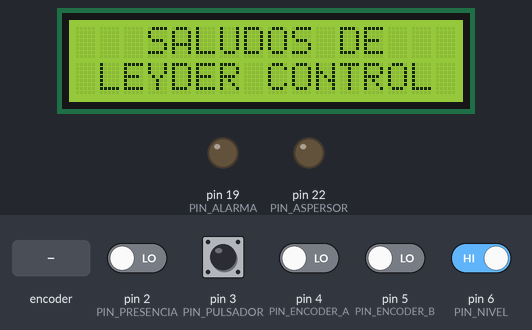
The sketch below on a simulated Arduino Mega 2560, built with avr-gcc and run on an emulated ATmega2560. Parts: 16×2 character LCD, output pins drawn as LEDs (lit = HIGH). Inputs (shaded band) come from the test bench; at power-on: pin 3 (PIN_PULSADOR), pin 6 (PIN_NIVEL) HIGH, pin 2 (PIN_PRESENCIA), pin 4 (PIN_ENCODER_A), pin 5 (PIN_ENCODER_B) LOW. What the sketch prints to the serial monitor is not drawn.

Above: at 1.2 s.
1.3 s: pin 6 (PIN_NIVEL) driven LOW
At 3.8 s:
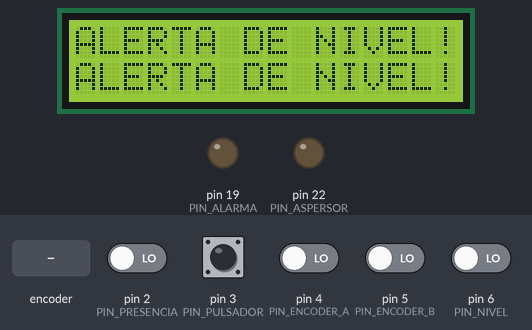
4.2 s: pin 6 (PIN_NIVEL) driven HIGH
At 7.0 s:
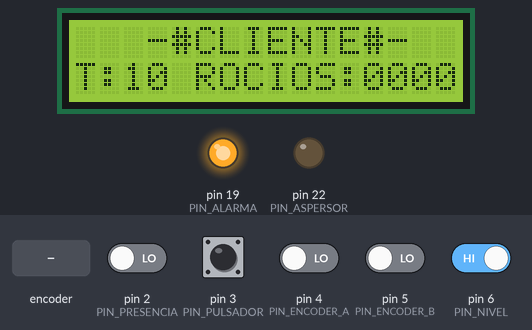
7.2 s: pin 3 (PIN_PULSADOR) pulled LOW for 1 s
At 9.5 s:
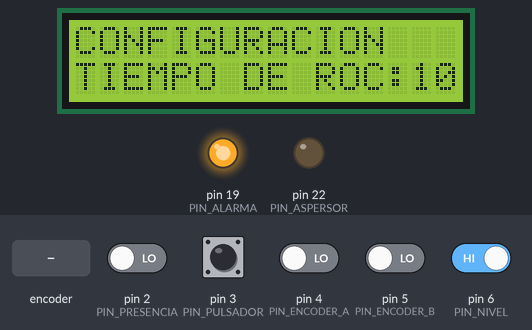
9.9 s: rotary encoder on pin 2 (PIN_PRESENCIA) / pin 5 (PIN_ENCODER_B) turned 1 step (first pin leading)
At 10.7 s:
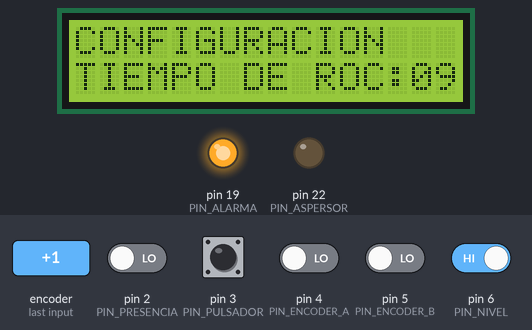
11.6 s: pin 4 (PIN_ENCODER_A) driven HIGH
13.1 s: pin 3 (PIN_PULSADOR) pulled LOW for 1 s
At 23.9 s:
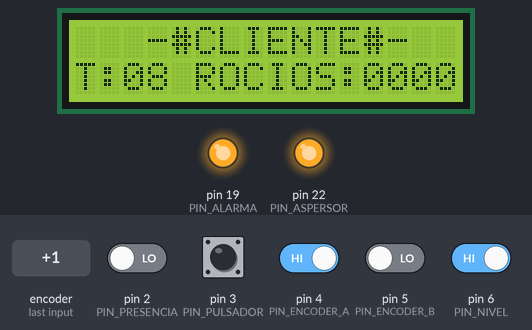
Timing chart, 0 to 24.2 s (numbered marks = the images above; inputs shaded):
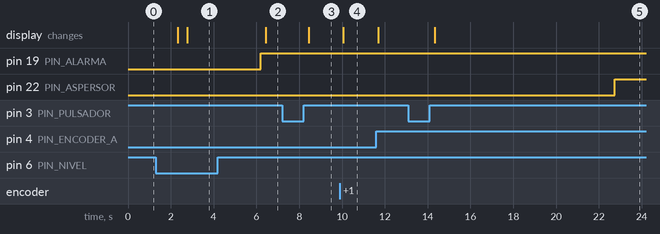

The sketch:

covid19-sprinkler.ino
```cpp
#include "config.h"

#ifdef DEBUG_MODE
  #include <Wire.h>
#endif

int estado_anterior = INICIO;
int estado_actual = INICIO;

int tiempo_rocio = TIEMPO_ROCIO;
int contador_rociadas = 0;

int encoder_tabla[16] = {0, -1000, 1000, 0, 1000, 0, 0, -1000, -1000, 0, 0, 1000
			, 0, 1000, -1000, 0};

LiquidCrystal_I2C lcd(LCD_cADDR, LCD_cCHAR, LCD_CLINE);
char segunda_linea[17] = "0123456789ABCDEF";

void setup()
{
  #ifdef DEBUG_MODE
    Serial.begin(9600);
  #endif
  lcd.init();
  lcd.backlight();

  // sensores
  pinMode(PIN_PRESENCIA, INPUT);
  pinMode(PIN_NIVEL, INPUT);

  //encoder
  pinMode(PIN_PULSADOR, INPUT);
  pinMode(PIN_ENCODER_A, INPUT);
  pinMode(PIN_ENCODER_B, INPUT);

  // actuadores
  pinMode(PIN_ASPERSOR, OUTPUT);
  pinMode(PIN_ALARMA, OUTPUT);
}

void loop()
{
  #ifdef DEBUG_MODE
    Serial.print("loop()\n");
  #endif
  switch (estado_actual)
  {
    case INICIO: inicio(); break;
    case REPOSO: reposo(); break;
    case ROCIAR: rociar(); break;
    case CONFIGURAR: configurar(); break;
    case ALARMAR: alarmar(); break;
  }
  delay(GUARDA_RUIDO);
}

////////////////////////////////////////////////////////////////////////////////
// Funciones de estado
////////////////////////////////////////////////////////////////////////////////

void inicio()
{
  #ifdef DEBUG_MODE
    Serial.print("inicio()\n");
  #endif
  mensaje_inicio();
  delay(TIEMPO_SALUDO);
  estado_anterior = INICIO;
  estado_actual = REPOSO;
}

void reposo()
{
  #ifdef DEBUG_MODE
    Serial.print("reposo()\n");
  #endif
  while(estado_actual == REPOSO)
  {
    if(estado_anterior != REPOSO)
    {
      #ifdef DEBUG_MODE
        Serial.print("estado_anterior != REPOSO\n");
      #endif
      mensaje_reposo();
      estado_anterior = REPOSO;
    }

    // Prioridad baja
    if(digitalRead(PIN_PULSADOR) == PULSADO)
    {
      delay(GUARDA_RUIDO);
      if(digitalRead(PIN_PULSADOR) == PULSADO)
      {
        #ifdef DEBUG_MODE
          Serial.print("PIN_PULSADOR == PULSADO\n");
        #endif
        estado_actual = CONFIGURAR;
      }
    }

    // Prioriad media
    if(digitalRead(PIN_PRESENCIA) == PRESENCIA)
    {
      delay(GUARDA_RUIDO);
      if(digitalRead(PIN_PRESENCIA) == PRESENCIA)
      {
        #ifdef DEBUG_MODE
          Serial.print("PIN_PRESENCIA == PRESENCIA\n");
        #endif
        estado_actual = ROCIAR;
      }
    }

    //prioridad alta
    if(digitalRead(PIN_NIVEL) == MAL_NIVEL)
    {
      delay(GUARDA_RUIDO);
      if(digitalRead(PIN_NIVEL) == MAL_NIVEL)
      {
        #ifdef DEBUG_MODE
          Serial.print("PIN_NIVEL == MAL_NIVEL\n");
        #endif
        estado_actual = ALARMAR;
      }
    }
  }
}

void rociar()
{
  #ifdef DEBUG_MODE
      Serial.print("rociar()\n");
  #endif
  digitalWrite(PIN_ASPERSOR, ROCIANDO);
  delay(tiempo_rocio);
  digitalWrite(PIN_ASPERSOR, NO_ROCIANDO);
  estado_anterior = ROCIAR;
  estado_actual = REPOSO;
  contador_rociadas++;
  #ifdef DEBUG_MODE
      Serial.print("contador_rociadas++\n");
  #endif
  bool esta_despejado = false;
  while(!esta_despejado)
  {
    #ifdef DEBUG_MODE
      Serial.print("!esta_despejado\n");
    #endif
    delay(GUARDA_PROCESO);
    if(digitalRead(PIN_PRESENCIA) != PRESENCIA)
    {
      #ifdef DEBUG_MODE
        Serial.print("PIN_PRESENCIA != PRESENCIA\n");
      #endif
      esta_despejado = true;
    }
  }
}

void configurar()
{
  #ifdef DEBUG_MODE
    Serial.print("Se ingresa a la funcion del estado CONFIGURAR\n");
  #endif

  while(digitalRead(PIN_PULSADOR) == PULSADO); // espero a que suelte el botón

  bool rote_encoder = false;

  int a = digitalRead(PIN_ENCODER_A);
  int b = digitalRead(PIN_ENCODER_B);
  int a_viejo = a;
  int b_viejo = b;
  int indice = 10 * a + 5 * b;

  delay(GUARDA_RUIDO);

  while(estado_actual == CONFIGURAR)
  {
    if(estado_anterior != CONFIGURAR)
    {
      #ifdef DEBUG_MODE
        Serial.print("estado_anterior != CONFIGURAR\n");
      #endif
      mensaje_configurar();
      estado_anterior = CONFIGURAR;
    }
    if(rote_encoder)
    {
      #ifdef DEBUG_MODE
        Serial.print("rote_encoder\n");
      #endif
      mensaje_configurar();
      rote_encoder = false;
    }

    if(digitalRead(PIN_PULSADOR) == PULSADO)
    {
      delay(GUARDA_RUIDO);
      if(digitalRead(PIN_PULSADOR) == PULSADO)
      {
        #ifdef DEBUG_MODE
          Serial.print("PIN_PULSADOR == PULSADO\n");
        #endif
        estado_actual = REPOSO;
      }
    }
    else
    {
      #ifdef DEBUG_MODE
        Serial.print("posicion de encoder\n");
      #endif
      a = digitalRead(PIN_ENCODER_A);
      b = digitalRead(PIN_ENCODER_B);
      if((a != a_viejo) || (b != b_viejo))
      {
        #ifdef DEBUG_MODE
          Serial.print("encoder rotado\n");
        #endif
        rote_encoder = true;
        indice = a_viejo * 8 + b_viejo * 4 + a * 2 + b;
        a_viejo = a;
        b_viejo = b;
        int t_indice = tiempo_rocio + encoder_tabla[indice];
        if(t_indice <= TIEMPO_MAXIMO && t_indice >= TIEMPO_MINIMO)
        {
          #ifdef DEBUG_MODE
            Serial.print("tiempo válido\n");
          #endif
          tiempo_rocio = t_indice;
        }
      }
    }
  }
  while(digitalRead(PIN_PULSADOR) == PULSADO);
}

void alarmar()
{
  #ifdef DEBUG_MODE
    Serial.print("alarmar()\n");
  #endif
  while(estado_actual == ALARMAR)
  {
    #ifdef DEBUG_MODE
      Serial.print("normalidad?\n");
    #endif
    if(estado_anterior != ALARMAR)
    {
      #ifdef DEBUG_MODE
        Serial.print("estado_anterior != ALARMAR\n");
      #endif
      mensaje_alarma();
      digitalWrite(PIN_ALARMA, SUENA_ALARMA);
      estado_anterior = ALARMAR;
    }
    if(digitalRead(PIN_NIVEL) != MAL_NIVEL)
    {
      delay(GUARDA_PROCESO);
      if(digitalRead(PIN_NIVEL) != MAL_NIVEL)
      {
        #ifdef DEBUG_MODE
          Serial.print("PIN_NIVEL != MAL_NIVE\n");
        #endif
        estado_actual = REPOSO;
        digitalWrite(PIN_ALARMA, NO_SUENA_ALARMA);
      }
    }
  }
}

////////////////////////////////////////////////////////////////////////////////
// Funciones auxiliares a los estados
////////////////////////////////////////////////////////////////////////////////

void mensaje_inicio()
{
  lcd.setCursor(0,0);
  lcd.print(SALUDO);
  lcd.setCursor(0,1);
  lcd.print(NOMBRE_FABRICANTE);
}

void mensaje_reposo()
{
  linea_reposo();
  lcd.clear();
  lcd.setCursor(0,0);
  lcd.print(NOMBRE_CLIENTE);
  lcd.setCursor(0,1);
  lcd.print(segunda_linea);
}

void mensaje_configurar()
{
  linea_configurar();
  lcd.clear();
  lcd.setCursor(0,0);
  lcd.print(CONFIGURACION);
  lcd.setCursor(0,1);
  lcd.print(segunda_linea);
}

void mensaje_alarma()
{
  lcd.clear();
  lcd.setCursor(0,0);
  lcd.print(ALARMA_NIVEL);
  lcd.setCursor(0,1);
  lcd.print(ALARMA_NIVEL);
}

////////////////////////////////////////////////////////////////////////////////
// Funciones auxiliares a las funciones de mensajes
////////////////////////////////////////////////////////////////////////////////

// T:15 ROCIOS:0043 <- ejemplo de línea a lograr
void linea_reposo()
{
  int rocio_segundos = tiempo_rocio / 1000;
  int rs_decenas = rocio_segundos / 10;
  int rs_unidades = rocio_segundos % 10;

  int cr_miles = contador_rociadas / 1000;
  int cr_centenas = (contador_rociadas % 1000) / 100;
  int cr_decenas = (contador_rociadas % 100) / 10;
  int cr_unidades = contador_rociadas %10;

  segunda_linea[0]  = 'T';
  segunda_linea[1]  = ':';
  segunda_linea[2]  = get_caracter(rs_decenas);
  segunda_linea[3]  = get_caracter(rs_unidades);
  segunda_linea[4]  = ' ';
  segunda_linea[5]  = 'R';
  segunda_linea[6]  = 'O';
  segunda_linea[7]  = 'C';
  segunda_linea[8]  = 'I';
  segunda_linea[9]  = 'O';
  segunda_linea[10] = 'S';
  segunda_linea[11] = ':';
  segunda_linea[12] = get_caracter(cr_miles);
  segunda_linea[13] = get_caracter(cr_centenas);
  segunda_linea[14] = get_caracter(cr_decenas);
  segunda_linea[15] = get_caracter(cr_unidades);
}

// TIEMPO DE ROC:15 <- ejemplo de línea a lograr
void linea_configurar()
{
  int rocio_segundos = tiempo_rocio / 1000;
  int rs_decenas = rocio_segundos / 10;
  int rs_unidades = rocio_segundos % 10;

  segunda_linea[0]  = 'T';
  segunda_linea[1]  = 'I';
  segunda_linea[2]  = 'E';
  segunda_linea[3]  = 'M';
  segunda_linea[4]  = 'P';
  segunda_linea[5]  = 'O';
  segunda_linea[6]  = ' ';
  segunda_linea[7]  = 'D';
  segunda_linea[8]  = 'E';
  segunda_linea[9]  = ' ';
  segunda_linea[10] = 'R';
  segunda_linea[11] = 'O';
  segunda_linea[12] = 'C';
  segunda_linea[13] = ':';
  segunda_linea[14] = get_caracter(rs_decenas);
  segunda_linea[15] = get_caracter(rs_unidades);
}

char get_caracter(int digito)
{
  char resultado;
    switch(digito)
  {
    case 0: resultado = '0'; break;
    case 1: resultado = '1'; break;
    case 2: resultado = '2'; break;
    case 3: resultado = '3'; break;
    case 4: resultado = '4'; break;
    case 5: resultado = '5'; break;
    case 6: resultado = '6'; break;
    case 7: resultado = '7'; break;
    case 8: resultado = '8'; break;
    case 9: resultado = '9'; break;
    default: resultado = '?';
  }
  return resultado;
}
```

config.h
```cpp
////////////////////////////////////////////////////////////////////////////////
// Control del modo debug
// Si se habilita, se reportará al monitor serie el estado del programa
// y el ingreso a las distintas funciones
////////////////////////////////////////////////////////////////////////////////

#define DEBUG_MODE  1 // 0 para modo normal, 1 para modo debugger

////////////////////////////////////////////////////////////////////////////////
// Determinación de las conexiones a la placa Arduino Nano.
// El display solo puede ir conectado en los pines SDA y SCL
// SDA -> A4 (PIN 27)
// SCL -> A5 (PIN 28)
////////////////////////////////////////////////////////////////////////////////

// sensores
#define PIN_PRESENCIA   2
#define PIN_NIVEL       6

// encoder
#define PIN_PULSADOR    3
#define PIN_ENCODER_A   4
#define PIN_ENCODER_B   5

// actuadores
#define PIN_ASPERSOR    22
#define PIN_ALARMA	19

////////////////////////////////////////////////////////////////////////////////
// Máquina de estados
////////////////////////////////////////////////////////////////////////////////

#define INICIO		0
#define REPOSO		1
#define ROCIAR		2
#define CONFIGURAR	3
#define ALARMAR		4

////////////////////////////////////////////////////////////////////////////////
// Definición de textos a mostrar en pantalla.
////////////////////////////////////////////////////////////////////////////////

#define SALUDO              "   SALUDOS DE   "
#define NOMBRE_FABRICANTE   " LEYDER CONTROL "
#define NOMBRE_CLIENTE      "   -#CLIENTE#-  "
#define ALARMA_NIVEL        "ALERTA DE NIVEL!"
#define CONFIGURACION       "CONFIGURACION   "

////////////////////////////////////////////////////////////////////////////////
// Determinación de retardos internos para el correcto funcionamiento del
// firmware. Se recomienda no modificar.
////////////////////////////////////////////////////////////////////////////////

#define GUARDA_RUIDO	200
#define GUARDA_PROCESO	2000
#define TIEMPO_ROCIO	10000
#define TIEMPO_SALUDO	2000

////////////////////////////////////////////////////////////////////////////////
// Bibliotecas externas. Se recomienda no modificar.
////////////////////////////////////////////////////////////////////////////////

// name=LiquidCrystal I2C
// version=1.1.2
// author=Frank de Brabander
// maintainer=Marco Schwartz <marcolivier.schwartz@gmail.com>
// sentence=A library for I2C LCD displays.
// paragraph= The library allows to control I2C displays with functions
// extremely similar to LiquidCrystal library. THIS LIBRARY MIGHT NOT BE
// COMPATIBLE WITH EXISTING SKETCHES.
// category=Display
// url=https://github.com/marcoschwartz/LiquidCrystal_I2C
// architectures=avr
#include "LiquidCrystal_I2C.h"

////////////////////////////////////////////////////////////////////////////////
// Definiciones de constantes para hacer funcionar las bibliotecas externas.
////////////////////////////////////////////////////////////////////////////////

#define LCD_cADDR 0x27 // IMPORTANTE! depende del LCD. Buscar la dirección
#define LCD_cCHAR 16
#define LCD_CLINE 2

////////////////////////////////////////////////////////////////////////////////
// Constantes lógicas. Cambiar según hardware y necesidades de la aplicación
////////////////////////////////////////////////////////////////////////////////

#define PRESENCIA	HIGH

#define PULSADO		LOW

#define MAL_NIVEL	LOW

#define SUENA_ALARMA	LOW
#define NO_SUENA_ALARMA	HIGH

#define ROCIANDO	LOW
#define NO_ROCIANDO	HIGH

#define TIEMPO_MINIMO	5000
#define TIEMPO_MAXIMO	20000
```

Measured:
- after the input at 1.3 s, the display: first differs from a run without the input after 1.5 s (image 1)
- after the input at 4.2 s, pin 19 (PIN_ALARMA): LOW → HIGH after 2.0 s; the display: changes after 2.2 s (image 2)
- after the input at 7.2 s, the display: changes after 1.2 s (image 3)
- after the input at 9.9 s, the display: changes after 0.17 s (image 4)
- after the input at 13.1 s, pin 22 (PIN_ASPERSOR): LOW → HIGH after 9.6 s; the display: changes after 1.2 s (image 5)
